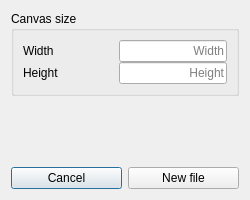
<?xml version="1.0" encoding="UTF-8"?>
<ui version="4.0">
 <class>NewFileDialog</class>
 <widget class="QDialog" name="NewFileDialog">
  <property name="geometry">
   <rect>
    <x>0</x>
    <y>0</y>
    <width>250</width>
    <height>200</height>
   </rect>
  </property>
  <property name="sizePolicy">
   <sizepolicy hsizetype="Preferred" vsizetype="Minimum">
    <horstretch>0</horstretch>
    <verstretch>0</verstretch>
   </sizepolicy>
  </property>
  <layout class="QGridLayout" name="gridLayout">
   <item row="1" column="1">
    <spacer name="verticalSpacer">
     <property name="orientation">
      <enum>Qt::Vertical</enum>
     </property>
     <property name="sizeHint" stdset="0">
      <size>
       <width>20</width>
       <height>40</height>
      </size>
     </property>
    </spacer>
   </item>
   <item row="0" column="1">
    <widget class="QGroupBox" name="groupBox">
     <property name="sizePolicy">
      <sizepolicy hsizetype="Expanding" vsizetype="Expanding">
       <horstretch>0</horstretch>
       <verstretch>0</verstretch>
      </sizepolicy>
     </property>
     <property name="title">
      <string>Canvas size</string>
     </property>
     <layout class="QGridLayout" name="gridLayout_2">
      <item row="0" column="0">
       <layout class="QVBoxLayout" name="verticalLayout">
        <property name="spacing">
         <number>0</number>
        </property>
        <property name="sizeConstraint">
         <enum>QLayout::SetMinimumSize</enum>
        </property>
        <item>
         <layout class="QHBoxLayout" name="horizontalLayout">
          <property name="sizeConstraint">
           <enum>QLayout::SetMaximumSize</enum>
          </property>
          <item>
           <widget class="QLabel" name="label_2">
            <property name="sizePolicy">
             <sizepolicy hsizetype="Preferred" vsizetype="Minimum">
              <horstretch>0</horstretch>
              <verstretch>0</verstretch>
             </sizepolicy>
            </property>
            <property name="text">
             <string>Width</string>
            </property>
            <property name="buddy">
             <cstring>newCanvasSizeWidth</cstring>
            </property>
           </widget>
          </item>
          <item>
           <widget class="QLineEdit" name="newCanvasSizeWidth">
            <property name="enabled">
             <bool>true</bool>
            </property>
            <property name="sizePolicy">
             <sizepolicy hsizetype="Fixed" vsizetype="Minimum">
              <horstretch>0</horstretch>
              <verstretch>0</verstretch>
             </sizepolicy>
            </property>
            <property name="layoutDirection">
             <enum>Qt::LeftToRight</enum>
            </property>
            <property name="inputMask">
             <string>99999</string>
            </property>
            <property name="text">
             <string/>
            </property>
            <property name="alignment">
             <set>Qt::AlignRight|Qt::AlignTrailing|Qt::AlignVCenter</set>
            </property>
            <property name="placeholderText">
             <string>Width</string>
            </property>
           </widget>
          </item>
         </layout>
        </item>
        <item>
         <layout class="QHBoxLayout" name="horizontalLayout_2">
          <property name="sizeConstraint">
           <enum>QLayout::SetFixedSize</enum>
          </property>
          <item>
           <widget class="QLabel" name="label">
            <property name="sizePolicy">
             <sizepolicy hsizetype="Preferred" vsizetype="Minimum">
              <horstretch>0</horstretch>
              <verstretch>0</verstretch>
             </sizepolicy>
            </property>
            <property name="text">
             <string>Height</string>
            </property>
            <property name="buddy">
             <cstring>newCanvasSizeHeight</cstring>
            </property>
           </widget>
          </item>
          <item>
           <widget class="QLineEdit" name="newCanvasSizeHeight">
            <property name="sizePolicy">
             <sizepolicy hsizetype="Fixed" vsizetype="Fixed">
              <horstretch>0</horstretch>
              <verstretch>0</verstretch>
             </sizepolicy>
            </property>
            <property name="inputMask">
             <string>99999</string>
            </property>
            <property name="alignment">
             <set>Qt::AlignRight|Qt::AlignTrailing|Qt::AlignVCenter</set>
            </property>
            <property name="placeholderText">
             <string>Height</string>
            </property>
           </widget>
          </item>
         </layout>
        </item>
       </layout>
      </item>
     </layout>
    </widget>
   </item>
   <item row="3" column="1">
    <layout class="QHBoxLayout" name="horizontalLayout_3">
     <item>
      <widget class="QPushButton" name="CancellButton">
       <property name="text">
        <string>Cancel</string>
       </property>
      </widget>
     </item>
     <item>
      <widget class="QPushButton" name="NewFileButton">
       <property name="text">
        <string>New file</string>
       </property>
      </widget>
     </item>
    </layout>
   </item>
  </layout>
 </widget>
 <tabstops>
  <tabstop>newCanvasSizeWidth</tabstop>
  <tabstop>newCanvasSizeHeight</tabstop>
  <tabstop>NewFileButton</tabstop>
 </tabstops>
 <resources/>
 <connections/>
</ui>
